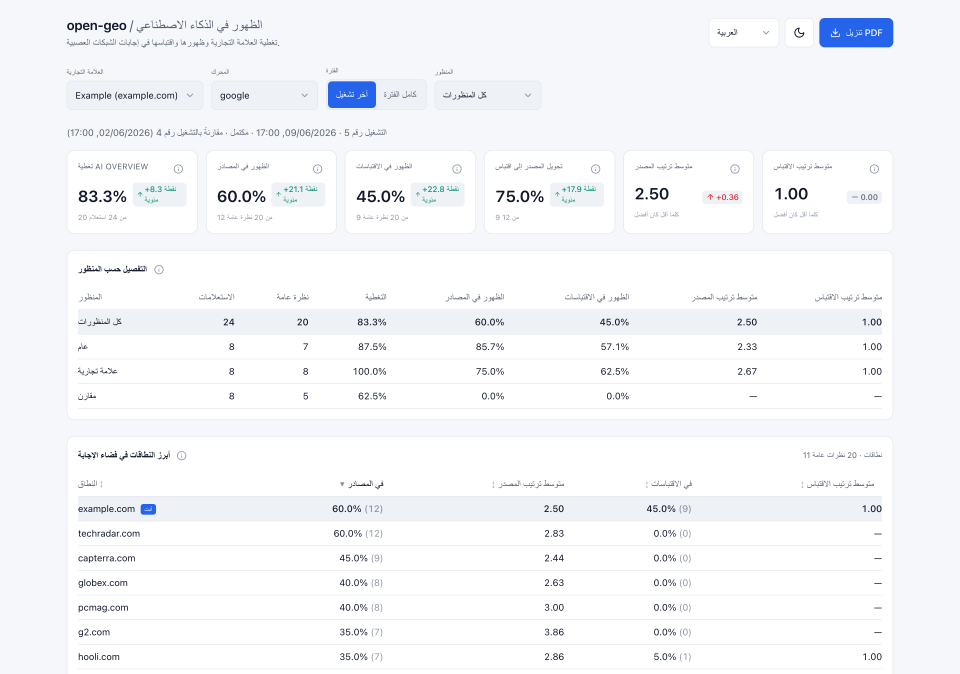
#> input picture assets/dashboard-ar.png, 2880 x 2020 px (shown at 1/3 size)
$ python -i make_report_assets.py   (imports and definitions only)
#> lines starting #> are read from the running program, lines starting #| are printed output that depends on the picture
import argparse
import os
import shutil
import subprocess
import sys
import tempfile

REPO = os.path.dirname(os.path.dirname(os.path.abspath(__file__)))
PY = os.path.join(REPO, ".venv", "bin", "python")
ASSETS = os.path.join(REPO, "assets")


# [5 lines left out: function run, not called in this run]


def trim_trailing_space(png_path: str, footer_band: float = 0.10, pad: int = 40) -> None:
#> called with png_path = '../assets/dashboard-ar.png', footer_band = 0.1, pad = 40
    from PIL import Image

    img = Image.open(png_path).convert("RGB")
#> img is the input picture: PIL image 2880x2020 RGB; mean R, G, B 245.7, 247.2, 249.7
    w, h = img.size
#> w = 2880; h = 2020
    bg = img.getpixel((2, 2))
#> bg = (245, 247, 250)
    body_bottom = int(h * (1.0 - footer_band))
#> body_bottom = 1818
    px = img.load()
    last = None
    for y in range(body_bottom - 1, -1, -1):
        row_has_ink = any(px[x, y] != bg for x in range(0, w, 3))
        if row_has_ink:
            last = y
            break
#> this loop made 1 pass
#> row_has_ink on pass 1: True
    if last is None or last + pad >= h:
        return
    img.crop((0, 0, w, min(h, last + pad))).save(png_path)
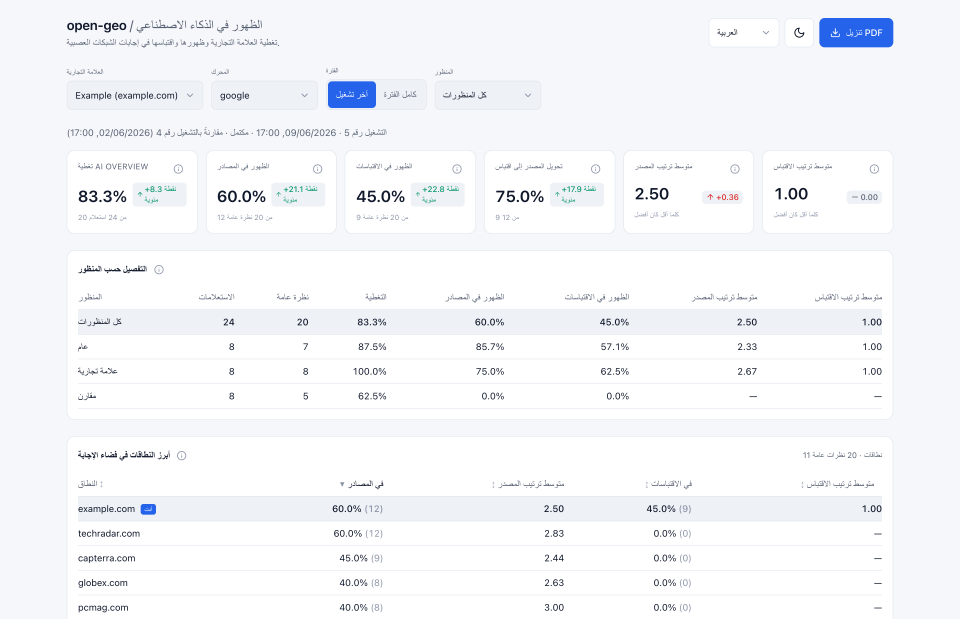
#> saved as dashboard-ar.png: PIL image 2880x1857 RGB (shown at 1/3 size); mean R, G, B 245.3, 246.9, 249.6


# [68 lines left out: functions rasterize, main, not called in this run]


# [2 lines not run here, left out]

>>> result = trim_trailing_space('../assets/dashboard-ar.png')
